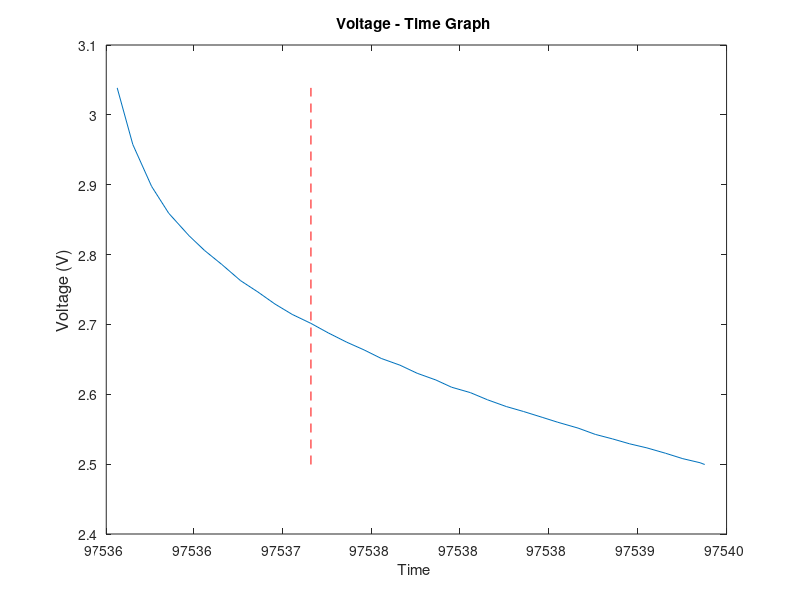

Here is the MATLAB script that generated this plot: (Note: this script raises an error after producing the figure.)
clc; clear; close all;

%% 데이터 로드
% 1RC 모델 결과 로드
load('optimized_params_struct_final_1RC.mat'); % 1RC 모델 결과 로드

% R0, R1, C1 값을 배열로 추출
R0_values = [optimized_params_struct_final_1RC.R0];
R1_values = [optimized_params_struct_final_1RC.R1];
C1_values = [optimized_params_struct_final_1RC.C];

%% 원본 데이터 로드
% data_raw = load('C:\Users\USER\Desktop\Panasonic 18650PF Data\Panasonic 18650PF Data\25degC\5 pulse disch\03-11-17_08.47 25degC_5Pulse_HPPC_Pan18650PF.mat');
data_raw = load('03-11-17_08.47 25degC_5Pulse_HPPC_Pan18650PF.mat');

% 수정된 부분: data_raw에서 데이터를 가져옵니다.
time = data_raw.meas.Time;
voltage = data_raw.meas.Voltage;
current = data_raw.meas.Current;

data1.I = current;
data1.V = voltage;
data1.t = time;

% 전류 상태 구분
data1.type = char(zeros([length(data1.t), 1]));
data1.type(data1.I > 0) = 'C';
data1.type(data1.I == 0) = 'R';
data1.type(data1.I < 0) = 'D';

% step 구분
data1_length = length(data1.t);
data1.step = zeros(data1_length, 1);
m = 1;
data1.step(1) = m;
for j = 2:data1_length
    if data1.type(j) ~= data1.type(j-1)
        m = m + 1;
    end
    data1.step(j) = m;
end

vec_step = unique(data1.step);
num_step = length(vec_step);

data_line = struct('V', zeros(1, 1), 'I', zeros(1, 1), 't', zeros(1, 1), 'indx', zeros(1, 1), 'type', char('R'), ...
    'steptime', zeros(1, 1), 'T', zeros(1, 1), 'SOC', zeros(1, 1), 'avgI', zeros(1, 1));
data = repmat(data_line, num_step, 1);

for i_step = 1:num_step
    range = find(data1.step == vec_step(i_step));
    data(i_step).V = data1.V(range);
    data(i_step).I = data1.I(range);
    data(i_step).t = data1.t(range);
    data(i_step).indx = range;
    data(i_step).type = data1.type(range(1));
    data(i_step).steptime = data1.t(range);
    data(i_step).T = zeros(size(range)); % 온도 데이터가 없으므로 0으로 설정
    data(i_step).avgI = mean(data(i_step).I); % 각 스텝의 평균 전류 계산
end

% 초기 SOC 설정 (1로 가정)
initial_SOC = 1;
capacity_Ah = 2.7742; % 배터리 용량 (Ah)

% Discharge step 구하기
step_chg = [];
step_dis = [];

for i = 1:length(data)
    % type 필드가 C인지 확인
    if strcmp(data(i).type, 'C')
        % C가 맞으면 idx 1 추가
        step_chg(end+1) = i;
    % type 필드가 D인지 확인
    elseif strcmp(data(i).type, 'D')
        % 맞으면 idx 1 추가
        step_dis(end+1) = i;
    end
end

%% deltaV 계산 (전압 변화량)

for i = 1 : length(data)
    if i == 1
       data(i).deltaV = zeros(size(data(i).V));
    else
       data(i).deltaV = data(i).V - data(i-1).V(end);
    end
end

%% 63.2% 값을 이용한 tau 및 C1 계산

timeAt632 = zeros(1, length(step_dis));  % Initialize timeAt632 as a matrix

for i = 1:length(step_dis)
    plot(data(step_dis(i)).t, data(step_dis(i)).V);

    % 최소값과 최대값 계산
    minVoltage = min(data(step_dis(i)).V);
    maxVoltage = max(data(step_dis(i)).V);

    % 63.2% 값 계산
    targetVoltage = minVoltage + (1 - 0.632 ) * (maxVoltage - minVoltage);

    % 63.2%에 가장 가까운 값의 인덱스 찾기
    [~, idx] = min(abs(data(step_dis(i)).V - targetVoltage));

    % 해당 시간 찾기
    timeAt632(i) = data(step_dis(i)).t(idx);

    % data(step_dis(i)) 구조체에 timeAt632 필드를 추가하고 값 할당
    data(step_dis(i)).timeAt632 = timeAt632(i);

    % 해당 시간에 선 그리기
    line([timeAt632(i), timeAt632(i)], [minVoltage, maxVoltage], 'Color', 'red', 'LineStyle', '--');

    xlabel('Time');
    ylabel('Voltage (V)', 'fontsize', 12);
    title('Voltage - Time Graph');
end

% C1 값을 구하기 (1RC 모델에서 R1을 사용)
for i = 1:length(step_dis)
    R1 = R1_values(i);
    if R1 ~= 0
        data(step_dis(i)).C1 = data(step_dis(i)).timeAt632 / R1;
    else
        data(step_dis(i)).C1 = NaN;
    end
end

%% SOC 값을 정의된 패턴에 따라 생성
soc_values = [1, 0.95, 0.9, 0.8, 0.7, 0.6, 0.5, 0.4, 0.3, 0.25, 0.2, 0.15, 0.1, 0.05];
steps_per_level = 5;

% SOC 배열 초기화
SOC = zeros(length(step_dis), 1);
current_index = 1;

for i = 1:length(soc_values)
    end_index = min(current_index + steps_per_level - 1, length(step_dis));
    SOC(current_index:end_index) = soc_values(i);
    current_index = end_index + 1;
end

% step_dis 배열을 사용하여 데이터에 SOC 값 할당
for i = 1:length(step_dis)
    data(step_dis(i)).SOC = SOC(i);
end

data(130).SOC = 0.05;

%% 2RC 모델 optmizied struct 생성
optimized_params_struct_final_1RC = struct('R0', [], 'R1', [], 'C1', [], 'R2', [], 'C2', [], 'SOC', [], 'Crate', []);

num_start_points = 10; 

%% 2RC 모델 최적화 루프
for idx = 1:length(step_dis)
    i = step_dis(idx);
    deltaV_exp = data(i).deltaV;
    time_exp = data(i).t - data(i).t(1); % 시간 0부터 시작하도록 조정
    avgI = data(i).avgI;  % 각 스텝의 평균 전류 가져오기

    % 1RC 모델에서 R0, R1, C1 가져오기
    R0 = R0_values(idx);
    R1 = R1_values(idx);
    C1 = C1_values(idx);

    % 초기 추정값 생성 (R2, C2)
    R2_init = R1 * 1.1; % 초기 추정값 
    C2_init = C1 * 1.1; % 초기 추정값 

    initial_guess = [R2_init, C2_init];

    % fmincon을 사용하여 최적화 수행
    options = optimoptions('fmincon', 'Display', 'none', 'MaxIterations', 1000, 'MaxFunctionEvaluations', 5000);
    problem = createOptimProblem('fmincon', ...
        'objective', @(params) cost_function(params, time_exp, deltaV_exp, avgI, R0, R1, C1), ...
        'x0', initial_guess, ...
        'lb', [0, 0], ...
        'ub', [2.5, inf], ...  % R2의 상한 두기
        'options', options);
    ms = MultiStart('Display', 'off');

    % 최적화 실행
    [opt_params, cost] = run(ms, problem, num_start_points);

    if ~isempty(opt_params)
        % 최적화된 파라미터 저장
        optimized_params_struct_final_1RC(idx).R0 = R0; % 고정된 값
        optimized_params_struct_final_1RC(idx).R1 = R1; % 고정된 값
        optimized_params_struct_final_1RC(idx).C1 = C1; % 고정된 값
        optimized_params_struct_final_1RC(idx).R2 = opt_params(1);
        optimized_params_struct_final_1RC(idx).C2 = opt_params(2);
        optimized_params_struct_final_1RC(idx).SOC = data(i).SOC;
        optimized_params_struct_final_1RC(idx).Crate = avgI / data(step_dis(2)).avgI;
    end
end

%% 플로팅 with Subplots
% Define the number of subplots per figure
plots_per_fig = 9; % 3 rows x 3 columns
num_figures = ceil(length(step_dis) / plots_per_fig);

% Initialize figure counter and subplot index
fig_counter = 1;
subplot_idx = 1;

figure(fig_counter);
set(fig_counter, 'Units', 'pixels', 'Position', [100, 100, 1200, 800]); % [left, bottom, width, height]
sgtitle('Comparison of Experimental Data and 2RC Model Results');

for idx = 1:length(step_dis)
    i = step_dis(idx);
    
    if (data(i).t(end) - data(i).t(1)) >= 0
        if subplot_idx > plots_per_fig
            fig_counter = fig_counter + 1;
            figure(fig_counter);
            set(fig_counter, 'Units', 'pixels', 'Position', [100, 100, 1200, 800]); % [left, bottom, width, height]
            sgtitle('Comparison of Experimental Data and 2RC Model Results');
            subplot_idx = 1;
        end

        subplot(3, 3, subplot_idx);
        hold on;

        deltaV_exp = data(i).deltaV;
        time_exp = data(i).t - data(i).t(1); 
        avgI = data(i).avgI;
        optimized_R0 = optimized_params_struct_final_1RC(idx).R0;
        optimized_R1 = optimized_params_struct_final_1RC(idx).R1;
        optimized_C1 = optimized_params_struct_final_1RC(idx).C1;
        optimized_R2 = optimized_params_struct_final_1RC(idx).R2;
        optimized_C2 = optimized_params_struct_final_1RC(idx).C2;
        soc = data(i).SOC; 
        crate = optimized_params_struct_final_1RC(idx).Crate;

        % Generate model voltage
        voltage_model = model_func(time_exp, optimized_R0, optimized_R1, optimized_R2, optimized_C1, optimized_C2, avgI);

        % Plot experimental data
        plot(time_exp, deltaV_exp, 'b-', 'LineWidth', 1.5, 'DisplayName', '실험 데이터');

        % Plot model data
        plot(time_exp, voltage_model, 'r--', 'LineWidth', 1.5, 'DisplayName', '2RC 모델 결과');
       
        if exist('xline', 'file')
            xline(data(i).timeAt632 - data(i).t(1), 'k--', 'LineWidth', 1.0, 'DisplayName', '63.2% 시간');
        else
            ylim_current = ylim;
            line([data(i).timeAt632 - data(i).t(1), data(i).timeAt632 - data(i).t(1)], ylim_current, 'Color', 'k', 'LineStyle', '--', 'DisplayName', '63.2% 시간');
        end
       
        % 제목에 SOC와 C-rate 정보 포함
        title(sprintf('Discharge Step %d | SOC: %.2f%% | C-rate: %.2f', idx, soc * 100, crate), 'FontSize', 10);

        xlabel('시간 (sec)', 'FontSize', 8);
        ylabel('전압 강하 (V)', 'FontSize', 8);
        legend('Location', 'best', 'FontSize', 6);
        grid on;

        hold off;

        subplot_idx = subplot_idx + 1;
    end
end

%% R0, R1, R2, C1, C2 Plot
% R0, R1, R2, C1, C2 (SOC, C-rate) 3D and Contour Plots

SOC = [optimized_params_struct_final_1RC.SOC]';
Crate = [optimized_params_struct_final_1RC.Crate]';
R0 = [optimized_params_struct_final_1RC.R0]';
R1 = [optimized_params_struct_final_1RC.R1]';
R2 = [optimized_params_struct_final_1RC.R2]';
C1 = [optimized_params_struct_final_1RC.C1]';
C2 = [optimized_params_struct_final_1RC.C2]';

num_grid = 100; 
SOC_grid = linspace(min(SOC), max(SOC), num_grid);
Crate_grid = linspace(min(Crate), max(Crate), num_grid);
[SG, CG] = meshgrid(SOC_grid, Crate_grid);

R0_grid = griddata(SOC, Crate, R0, SG, CG, 'cubic');
R1_grid = griddata(SOC, Crate, R1, SG, CG, 'cubic');
R2_grid = griddata(SOC, Crate, R2, SG, CG, 'cubic');
C1_grid = griddata(SOC, Crate, C1, SG, CG, 'cubic');
C2_grid = griddata(SOC, Crate, C2, SG, CG, 'cubic');

%% R0, R1, R2, C1, C2 Plot 생성
create_plots(SG, CG, R0_grid, 'R0');
create_plots(SG, CG, R1_grid, 'R1');
create_plots(SG, CG, R2_grid, 'R2');
create_plots(SG, CG, C1_grid, 'C1');
create_plots(SG, CG, C2_grid, 'C2');

%% 0.5C 인것만 추출

% Crate 값을 추출
Crate_values = [optimized_params_struct_final_1RC.Crate];

% Crate가 0.5와 가까운 인덱스 찾기 (부동소수점 오차를 고려하여)
tolerance = 1e-2;
indices_05C = abs(Crate_values - 0.5) < tolerance;

% 인덱스 추출
indices = find(indices_05C); % 예: [1, 6, 11, ...]

% 새로운 구조체 배열 생성
optimized_params_struct_final_2RC = optimized_params_struct_final_1RC(indices);

% 해당하는 step_dis의 인덱스 가져오기
steps_05C = step_dis(indices);

% 새로운 구조체가 비어있지 않다면 저장
if ~isempty(optimized_params_struct_final_2RC)
    save('optimized_params_struct_final_ver2_2RC_05C.mat', 'optimized_params_struct_final_2RC');
    disp(['Crate가 0.5인 항목을 ', num2str(length(indices)), '개 저장하였습니다.']);
else
    warning('Crate가 0.5인 항목이 존재하지 않습니다.');
end

%% 0.5C에 해당하는 데이터로 추가 플로팅

% Crate가 0.5인 데이터가 존재하는지 확인
if ~isempty(indices)
    % 플로팅 설정
    plots_per_fig = 9; % 한 Figure에 9개의 subplot (3x3)
    num_figures = ceil(length(steps_05C) / plots_per_fig);
    fig_counter = 1;
    subplot_idx = 1;
    
    figure(fig_counter + 100); % 기존 Figure 번호와 겹치지 않도록 +100
    set(gcf, 'Units', 'pixels', 'Position', [100, 100, 1200, 800]); % Figure 크기 설정
    %sgtitle('Crate = 0.5인 경우의 실험 데이터와 2RC 모델 비교');
    
    for idx = 1:length(steps_05C)
        i = steps_05C(idx); % 데이터의 스텝 인덱스
        
        if (data(i).t(end) - data(i).t(1)) >= 0
            if subplot_idx > plots_per_fig
                fig_counter = fig_counter + 1;
                figure(fig_counter + 100);
                set(gcf, 'Units', 'pixels', 'Position', [100, 100, 1200, 800]);
                %sgtitle('Crate = 0.5인 경우의 실험 데이터와 2RC 모델 비교');
                subplot_idx = 1;
            end

            subplot(3, 3, subplot_idx);
            hold on;

            deltaV_exp = data(i).deltaV;
            time_exp = data(i).t - data(i).t(1); 
            avgI = data(i).avgI;
            
            % 최적화된 파라미터 가져오기
            optimized_R0 = optimized_params_struct_final_2RC(idx).R0;
            optimized_R1 = optimized_params_struct_final_2RC(idx).R1;
            optimized_C1 = optimized_params_struct_final_2RC(idx).C1;
            optimized_R2 = optimized_params_struct_final_2RC(idx).R2;
            optimized_C2 = optimized_params_struct_final_2RC(idx).C2;
            soc = data(i).SOC; 
            crate = optimized_params_struct_final_2RC(idx).Crate;

            % 모델 전압 계산
            voltage_model = model_func(time_exp, optimized_R0, optimized_R1, optimized_R2, optimized_C1, optimized_C2, avgI);

            % 실험 데이터 플로팅
            plot(time_exp, deltaV_exp, 'b-', 'LineWidth', 1.5, 'DisplayName', 'Experiment data');

            % 모델 결과 플로팅
            plot(time_exp, voltage_model, 'r--', 'LineWidth', 1.5, 'DisplayName', '2RC model');

%             % 63.2% 시간 표시
%             if exist('xline', 'file')
%                 xline(data(i).timeAt632 - data(i).t(1), 'k--', 'LineWidth', 1.0, 'DisplayName', '63.2% 시간');
%             else
%                 ylim_current = ylim;
%                 line([data(i).timeAt632 - data(i).t(1), data(i).timeAt632 - data(i).t(1)], ylim_current, 'Color', 'k', 'LineStyle', '--', 'DisplayName', '63.2% 시간');
%             end

            % 제목에 SOC와 C-rate 정보 포함
            title(sprintf('SOC: %.2f%% , C-rate: %.2f',  soc * 100, crate), 'FontSize', 10);

            xlabel('Time (sec)', 'FontSize', 8);
            ylabel('Voltage drop (V)', 'FontSize', 8);
            legend('Location', 'best', 'FontSize', 6);
            grid on;

            hold off;

            subplot_idx = subplot_idx + 1;
        end
    end
else
    warning('Crate가 0.5인 항목이 존재하지 않아 추가 플로팅을 수행하지 않습니다.');
end

%% 결과 저장
save('optimized_params_struct_final_2RC.mat', 'optimized_params_struct_final_2RC');


%% function

% 모델 함수 정의 (2RC 모델)
function voltage = model_func(time, R0, R1, R2, C1, C2, I)
    voltage = I * (R0 ...
        + R1 * (1 - exp(-time / (R1 * C1))) ...
        + R2 * (1 - exp(-time / (R2 * C2))));
end

% cost 함수 정의 (2RC 모델)
function cost = cost_function(params, time, deltaV, I, R0, R1, C1)
    R2 = params(1);
    C2 = params(2);

    voltage_model = model_func(time, R0, R1, R2, C1, C2, I);

    error = deltaV - voltage_model;

    cost = sqrt(mean(error.^2));
end

%% Plot
function create_plots(SG, CG, Param_grid, Param_name)
    figure();
    % 3D Surface Plot
    surf(SG, CG, Param_grid, 'EdgeColor', 'none');
    xlabel('SOC');
    ylabel('C-rate');
    zlabel(Param_name);
    title([Param_name ' vs SOC and C-rate']);
    colorbar;
    view(45, 30); 
    grid on;

    % Contour Plot
    figure();
    contourf(SG, CG, Param_grid, 20, 'LineColor', 'none');
    xlabel('SOC');
    ylabel('C-rate');
    title([Param_name ' Contour Plot']);
    colorbar;
    grid on;
end
